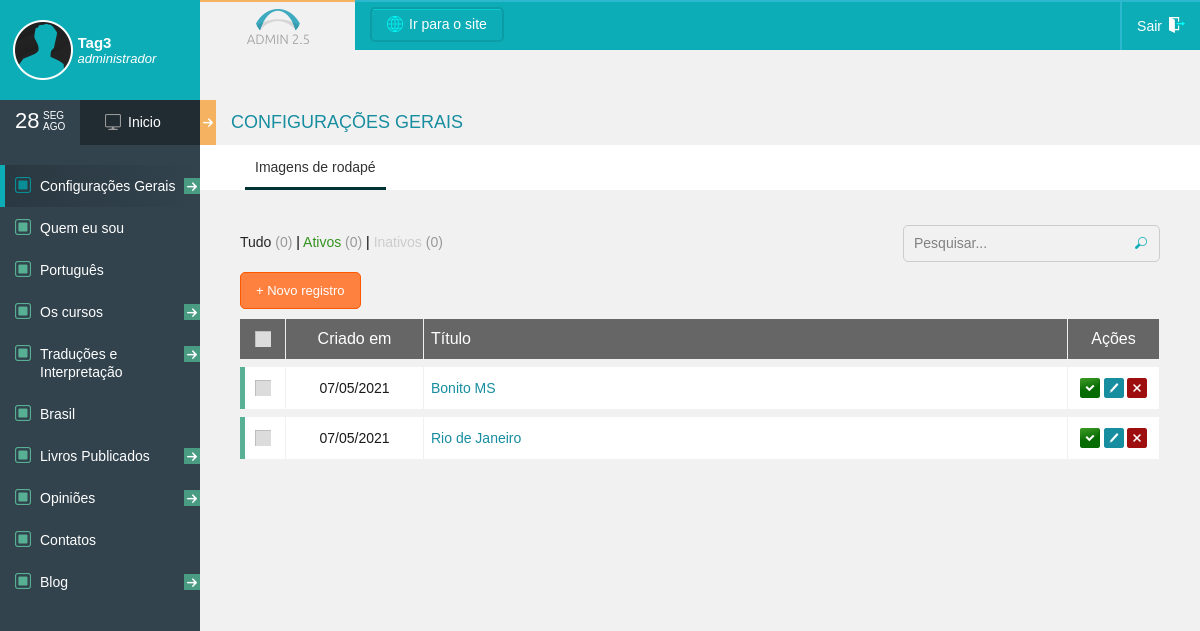
/admin/lista.php?men=1&submen=2 (signed in), run on the app's committed database.
### tables this page shows
CREATE TABLE IF NOT EXISTS `tag3_menu` (
  `menu_id` int(11) NOT NULL AUTO_INCREMENT,
  `menu_menu_id` int(11) NOT NULL DEFAULT 0,
  `menu_titulo` varchar(255) NOT NULL,
  `menu_classe` enum('padrao','noticias','galeria','foto','video','audio','agenda','banner','institucional','enquete','seo') NOT NULL DEFAULT 'padrao',
  `menu_tipo` enum('lista','form') NOT NULL DEFAULT 'lista',
  `menu_novo` enum('0','1') NOT NULL DEFAULT '1',
  `menu_destacar` enum('0','1') NOT NULL DEFAULT '0',
  `menu_ativar` enum('0','1') NOT NULL DEFAULT '1',
  `menu_editar` enum('0','1') NOT NULL DEFAULT '1',
  `menu_excluir` enum('0','1') NOT NULL DEFAULT '1',
  `menu_ordem` int(11) NOT NULL DEFAULT 0,
  `menu_status` int(1) NOT NULL DEFAULT 1,
  PRIMARY KEY (`menu_id`)
);

CREATE TABLE IF NOT EXISTS `tag3_config_listas` (
  `lista_menu_id` int(11) NOT NULL,
  `lista_subm_id` int(11) NOT NULL,
  `lista_titulo` varchar(255) NOT NULL,
  `lista_limite` int(2) NOT NULL,
  `lista_conteudo` enum('text_data','text_data_publicacao','text_titulo','text_resumo','text_texto','text_link','text_info1','text_info2','text_info3','text_info4','text_info5','text_datahora1','text_datahora2','text_valor','text_tags','lista','text_data1') NOT NULL,
  `lista_menu2_id` float(11,3) DEFAULT NULL,
  `lista_link` enum('1','0') NOT NULL DEFAULT '1',
  `lista_porc` enum('5','10','15','20','25','30','40','50','60','70','80','85') NOT NULL,
  `lista_align` enum('left','center') NOT NULL,
  `lista_ordem` int(11) DEFAULT 0
);

CREATE TABLE IF NOT EXISTS `tag3_textos` (
  `text_id` int(11) NOT NULL AUTO_INCREMENT,
  `text_data` datetime NOT NULL,
  `text_data_publicacao` datetime NOT NULL,
  `text_menu_id` int(11) NOT NULL DEFAULT 0,
  `text_subm_id` int(11) NOT NULL DEFAULT 0,
  `text_titulo` varchar(255) DEFAULT NULL,
  `text_resumo` text DEFAULT NULL,
  `text_texto` longtext DEFAULT NULL,
  `text_texto2` longtext DEFAULT NULL,
  `text_texto3` longtext DEFAULT NULL,
  `text_texto4` longtext DEFAULT NULL,
  `text_texto5` longtext DEFAULT NULL,
  `text_texto6` longtext DEFAULT NULL,
  `text_texto7` longtext DEFAULT NULL,
  `text_texto8` longtext DEFAULT NULL,
  `text_texto9` longtext DEFAULT NULL,
  `text_texto10` longtext DEFAULT NULL,
  `text_info1` varchar(255) DEFAULT NULL,
  `text_info2` varchar(255) DEFAULT NULL,
  `text_info3` varchar(255) DEFAULT NULL,
  `text_info4` varchar(255) DEFAULT NULL,
  `text_info5` varchar(255) DEFAULT NULL,
  `text_info6` varchar(255) DEFAULT NULL,
  `text_info7` varchar(255) DEFAULT NULL,
  `text_info8` varchar(255) DEFAULT NULL,
  `text_info9` varchar(255) DEFAULT NULL,
  `text_info10` varchar(255) DEFAULT NULL,
  `text_link` varchar(255) DEFAULT NULL,
  `text_data1` date DEFAULT NULL,
  `text_data2` date DEFAULT NULL,
  `text_hora1` time NOT NULL,
  `text_hora2` time NOT NULL,
  `text_valor` float(12,2) DEFAULT NULL,
  `text_tags` text DEFAULT NULL,
  `text_usu_id` int(11) NOT NULL,
  `text_ordem` int(11) NOT NULL DEFAULT 0,
  `text_destaque` int(1) NOT NULL DEFAULT 0,
  `text_status` int(1) NOT NULL DEFAULT 1,
  PRIMARY KEY (`text_id`)
);

### admin/lista.php (the view, shortened to what the rows shown need)
<?php
	include('cabeca.php');
	$sql_menu = "SELECT menu_titulo, menu_novo, menu_destacar, menu_ativar, menu_editar, menu_excluir FROM tag3_menu WHERE menu_id=".addslashes($_GET['men']);
	$consulta_menu = $conexao->consulta($sql_menu);
	$reg_menu = $conexao->busca($consulta_menu);
	$titulo_submenu = $titulo_menu = $reg_menu[0];
	$menu_destacar = $reg_menu[2];
	$menu_ativar = $reg_menu[3];
	$menu_editar = $reg_menu[4];
	$menu_excluir = $reg_menu[5];
	if($_GET['submen']>0){
		$sql_menu = "SELECT menu_titulo, menu_novo, menu_destacar, menu_ativar, menu_editar, menu_excluir FROM tag3_menu WHERE menu_id=".addslashes($_GET['submen']);
		$consulta_menu = $conexao->consulta($sql_menu);
		$reg_menu = $conexao->busca($consulta_menu);
		$titulo_submenu = $reg_menu[0];
		$menu_destacar = $reg_menu[2];
		$menu_ativar = $reg_menu[3];
		$menu_editar = $reg_menu[4];
		$menu_excluir = $reg_menu[5];
	}
	$filtro='';
	if($_GET['s']=='a'){
		$ativos_marcado = 'marcado';
		$filtro = " AND text_status=1";
	}else if($_GET['s']=='i'){
		$inativos_marcado = 'marcado';
		$filtro = " AND text_status=0";
	}else{
		$filtro = '';
	}
	$limite = 20;
	if(isset($_GET['pag']) && $_GET['pag']!=""){
		$pagina = $_GET['pag'];
		$mult = $pagina-1;
		$inicio=($mult*$limite);
	}else{
		$inicio=0;
	}
	$campo_ordem = 'text_ordem ASC, text_data_publicacao DESC';
	if($_GET['idtex']>0 && $_GET['idcat']>0){
		$id = addslashes($_GET['idcat']);
		$idtext = addslashes($_GET['idtex']);
		$idcate = addslashes($_GET['idcat']);
		$medidas = strval($idcate);
		$med = explode('.',$medidas);
		$idcat1 = $med[0];
		$idcat2 = intval($med[1]);
		$sql = "SELECT * FROM tag3_relacionamentos, tag3_textos WHERE ((rela_pai=$idtext and rela_filho=text_id) OR (rela_filho=$idtext and rela_pai=text_id)) and text_menu_id=$idcat1 and text_subm_id=$idcat2 $filtro ORDER BY $campo_ordem LIMIT $inicio, $limite";
	}else{
		if($_GET['submen']!=''){
			$sub = addslashes($_GET['submen']);
		}else{
			$sub = 0;
		}
		$sql = "SELECT * FROM tag3_textos WHERE text_menu_id='".addslashes($_GET['men'])."' AND text_subm_id='".$sub."' $filtro ORDER BY $campo_ordem LIMIT $inicio, $limite";
	}
	$consulta = $conexao->consulta($sql);
?>
        <div id="conteudo">
            <div class="div-conteudo">
                <h1><i>&nbsp;</i><?php echo $titulo_menu;?></h1>
                <div class="div-abas">
                	<div class="div-cont-abas" id="cont-abas">
                        <ul class="ul-abas ulabas">
                            <li><a href="lista.php?men=<?php echo $_GET['men'];?>&submen=<?php echo $_GET['submen'];?>" <?php if($_GET['idtex']=='' || $_GET['idtex']==0){?>class="marcado"<?php }; ?> data-id="bx1"> <?php if($_GET['idtex']>0){?><< voltar<?php }else{ ?><?php echo $titulo_submenu;?><?php }; ?></a></li>
                        </ul>
                    </div>
                </div>
                <div class="div-box-aba marcado" id="bx1">
                    <div class="div-main">
                        <form id="" name="" method="" action="">
                            <div class="div-tabela">
                                    <div class="div-cont-header">
                                        <div class="div-header-tabela">
                                            <?php if($menu_excluir==1 || $menu_ativar==1){ ?>
                                            	<div class="div-cell" style="width:5%;"><div class="div-checkbox check-all"><a href="javascript:;"></a></div></div>
                                            <?php }; ?>
											<?php
											if($_GET['idcat']!='' && $_GET['idcat']!=0){
												$idcate = addslashes($_GET['idcat']);
												$medidas = strval($idcate);
												$med = explode('.',$medidas);
												$men = $med[0];
												$submen = intval($med[1]);
											}else{
												$men = $_GET['men'];
												$submen = $sub;
											}
											$sql_conf = "SELECT * FROM tag3_config_listas WHERE lista_menu_id=".addslashes($men)." AND lista_subm_id=".addslashes($submen)." ORDER BY lista_ordem ASC";
											$consulta_conf = $conexao->consulta($sql_conf);
											while($reg_conf = $conexao->busca($consulta_conf)){
											?>
                                            <div class="div-cell" style="width:<?php echo $reg_conf['lista_porc'];?>%;text-align:<?php echo $reg_conf['lista_align'];?>;"><?php echo $reg_conf['lista_titulo'];?></div>
                                            <?php };
											?>
											<?php if($menu_destacar==1 || $menu_ativar==1|| $menu_editar==1 || $menu_excluir==1){ ?>
                                            	<div class="div-cell" style="width:10%;text-align:center;">Ações</div>
                                            <?php }; ?>
                                        </div>
                                    </div>
                                    <div class="div-cont-body dd" id="nestable">
                                        <ul class="ul-conteudo-tabela dd-list">
                                            <?php while($reg = $conexao->busca($consulta)){  ?>
                                            <li id="<?php echo  $reg['text_id']; ?>" class="dd-item" data-id="<?php echo  $reg['text_id']; ?>">
                                                <div class="div-linha">
													<?php if($menu_excluir==1 || $menu_ativar==1){ ?>
														<div class="div-cell borda" style="width:5%;"><div class="div-checkbox check"><a id="acheck<?php echo $reg["text_id"]; ?>" href="javascript:checar(<?php echo $reg["text_id"]; ?>);"></a></div></div>
													<?php }; ?>
													<?php
													$sql_conf = "SELECT * FROM tag3_config_listas WHERE lista_menu_id=".addslashes($men)." AND lista_subm_id=".addslashes($submen)." ORDER BY lista_ordem ASC";
													$consulta_conf = $conexao->consulta($sql_conf);
													while($reg_conf = $conexao->busca($consulta_conf)){
														$id_link = $reg['text_id'];
														$campo_conteudo = $reg_conf['lista_conteudo'];
														$valor_conteudo = $reg[$reg_conf['lista_conteudo']];
														$pagina_abrir = "form.php?id=".$id_link."&men=".$_GET['men']."&submen=".$_GET['submen']."&idtex=".$_GET['idtex']."&idcat=".$_GET['idcat'];
														$conteudo = "";
														if($reg_conf['lista_link']==1){
															$conteudo .= "<a href='".$pagina_abrir."'>";
														}
														$conteudo_bd = formata_campo($campo_conteudo,$valor_conteudo);
														$conteudo .= $conteudo_bd;
														if($reg_conf['lista_link']==1){
															$conteudo .= "</a>";
														}
													?>
                                                    <div class="div-cell" style="width:<?php echo $reg_conf['lista_porc'];?>%;text-align:<?php echo $reg_conf['lista_align'];?>"><?php echo $conteudo; ?></div>
                                                    <?php }; ?>
                                                    <?php if($menu_destacar==1 || $menu_ativar==1|| $menu_editar==1 || $menu_excluir==1){ ?>
	                                                    <div class="div-cell" style="width:10%;">
	                                                        <div class="div-acao">
	                                                            <?php if($menu_ativar==1){ ?>
	                                                            <a id="a<?php echo  $reg['text_id']; ?>" href="javascript:mudastatus(<?php echo $reg['text_id']; ?>,0,<?php echo $_GET['men'];?>,<?php echo $_GET['submen'];?>,<?php if($_GET['idcat']!=''){ echo $_GET['idcat']; }else{ echo '0'; };?>,<?php if($_GET['idtex']!=''){ echo $_GET['idtex']; }else{ echo '0'; };?>,'<?php echo $_GET['b']; ?>');" class="bt ativo <?php if($reg['text_status']==0){ ?>esconde<?php }; ?> tip" data-toggle="tooltip" data-placement="top" title="Ativar">Ativo</a>
	                                                            <?php }; ?>
	                                                            <?php if($menu_editar==1){ ?>
	                                                            <a href="form.php?id=<?php echo  $reg['text_id'];?>&men=<?php echo $_GET['men'];?>&submen=<?php echo $_GET['submen'];?>&idtex=<?php echo $_GET['idtex'];?>" class="bt editar tip" data-toggle="tooltip" data-placement="top" title="Editar">Editar</a>
	                                                            <?php }; ?>
	                                                            <?php if($menu_excluir==1){ ?>
	                                                            <a href="javascript:remover(<?php echo $reg['text_id'];?>,<?php echo $_GET['men'];?>,<?php echo $_GET['submen'];?>,<?php if($_GET['idcat']!=''){ echo $_GET['idcat']; }else{ echo '0'; };?>,<?php if($_GET['idtex']!=''){ echo $_GET['idtex']; }else{ echo '0'; };?>);" class="bt excluir tip" data-toggle="tooltip" data-placement="top" title="Excluir">Excluir</a>
	                                                            <?php }; ?>
	                                                        </div>
	                                                    </div>
	                                                <?php }; ?>
                                                </div>
                                            </li>
                                            <?php $i++; }; ?>
                                        </ul>
                                    </div>
                            </div>
                        </form>
                    </div>
                </div>
            </div>
        </div>
<?php
	include('rodape.php');
?>

### admin/cabeca.php (shortened to what the rows shown need)
<?php
include_once("classes/conexao.php");
include_once("includes/funcoes.php");
$conexao = new Conexao();
?>
<!DOCTYPE html>
<html lang="pt-br">
<head>
<link rel="stylesheet" href="css/css.css" type="text/css" media="screen" />
</head>
<body>
    <div id="tudo">
        <div id="lateral">
            <nav class="nav">
                <div class="content-nav scrollbar">
                    <ul>
                    	<?php
    					$sql_menu = "SELECT * FROM tag3_menu WHERE menu_status=1 AND menu_menu_id=0 ORDER BY menu_ordem, menu_id ASC";
    					$consulta_menu = $conexao->consulta($sql_menu);
    					while($reg_menu = $conexao->busca($consulta_menu)){
    						$sql_submenu = "SELECT * FROM tag3_menu WHERE menu_status=1 AND menu_menu_id=".$reg_menu['menu_id']." ORDER BY menu_ordem, menu_id ASC";
    						$consulta_submenu = $conexao->consulta($sql_submenu);
    						$conta_submenu = $conexao->conta($consulta_submenu);
    					?>
                        <li <?php if($conta_submenu>0){ ?>class="cont-drop-menu"<?php }; ?>>
                        	<a href="<?php if($conta_submenu>0){ ?>javascript:;<?php }else{ if($reg_menu['menu_tipo']=='lista'){ ?>lista.php?men=<?php echo $reg_menu['menu_id']; ?><?php }else{ ?>form.php?men=<?php echo $reg_menu['menu_id']; ?><?php }; }; ?>&submen=0" class="<?php if($conta_submenu>0){ ?>link-drop-menu<?php }; ?> <?php if($reg_menu['menu_id']==$_GET['men']){ ?>marcado<?php }; ?>"><i class="icone <?php echo $reg_menu['menu_classe']; ?>"></i><?php echo $reg_menu['menu_titulo']; ?><?php if($conta_submenu>0){ ?><i class="icone seta">&nbsp;</i><?php }; ?></a>
                        </li>
                        <?php }; ?>
                    </ul>
                </div>
            </nav>
        </div>

### data on the page
tag3_menu: menu_titulo "Configurações Gerais", menu_titulo "CONFIGURAÇÕES GERAIS"
tag3_menu: menu_titulo "Quem eu sou"
tag3_menu: menu_titulo "Português"
tag3_menu: menu_titulo "Os cursos"
tag3_menu: menu_titulo "Traduções e Interpretação"
tag3_menu: menu_titulo "Brasil"
tag3_menu: menu_titulo "Livros Publicados"
tag3_menu: menu_titulo "Opiniões"
tag3_menu: menu_titulo "Contatos"
tag3_menu: menu_titulo "Blog"
tag3_menu: menu_titulo "Imagens de rodapé"
tag3_config_listas: $reg_conf['lista_porc'] 15 (drawn), lista_titulo "Criado em", conteudo "07/05/2021"
tag3_config_listas: $reg_conf['lista_porc'] 70 (drawn), lista_titulo "Título", conteudo "Bonito MS", conteudo "Rio de Janeiro"

### other printed values
$_SESSION["usuario"]->getNome() "Tag3"
